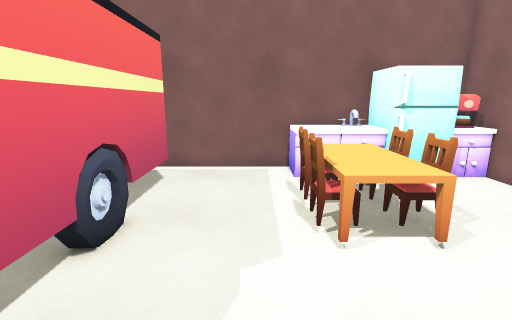
view 1 (above)

14 first-person views from a walk through a scene from a Unity 3-D project. The camera is 1.4 m above the floor, tilts 12° down and sees 85° across. The floor is counted in squares, 0.5 m on a side. Each view is taken from the middle of a square. On the plan, view 1 faces up. The plan holds only what a view shows up to about 19 squares ahead; the rest is blank. The place goes on beyond the plan. The player is left out.

view 2
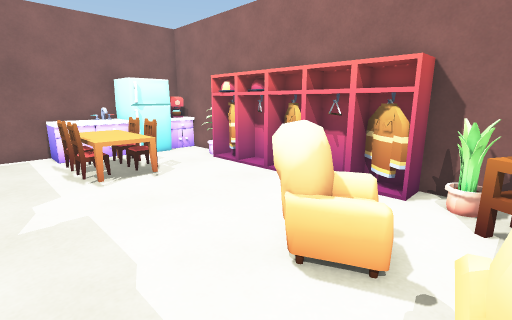

view 3
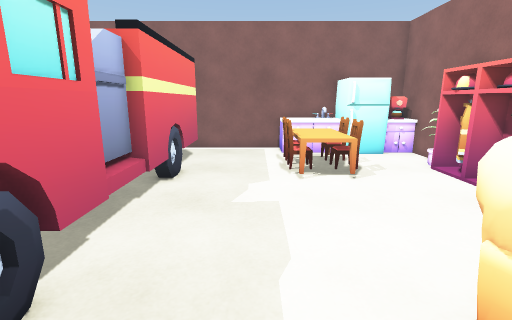

view 4
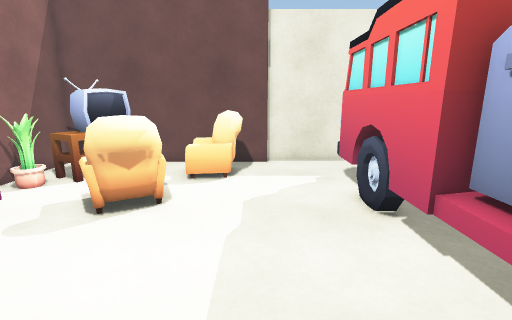

view 5
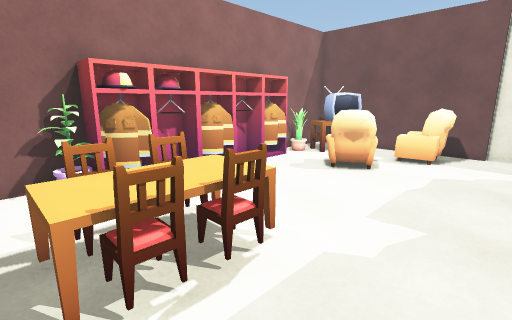

view 6
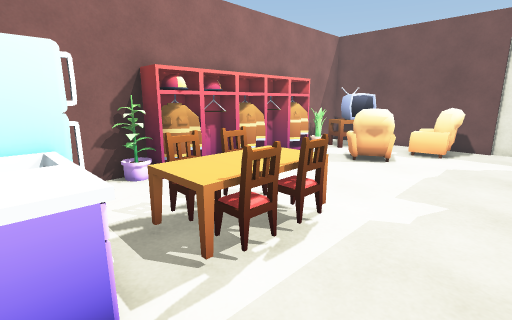

view 7
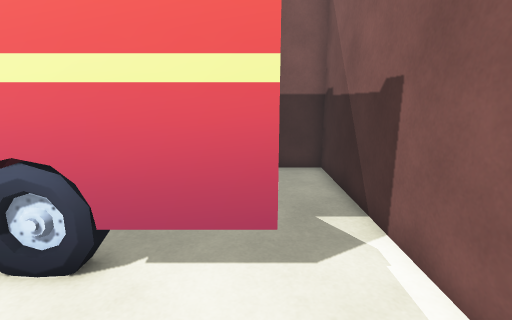

view 8
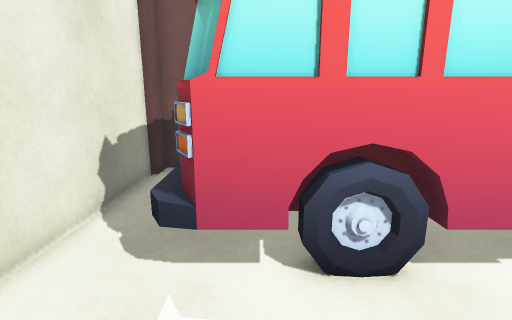

view 9
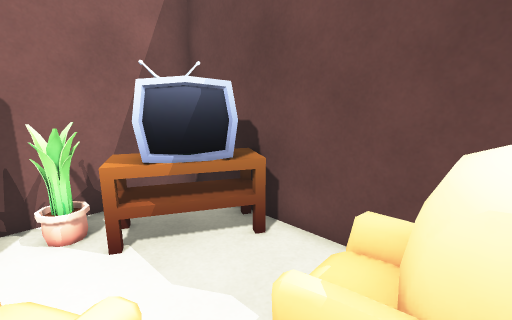

view 10
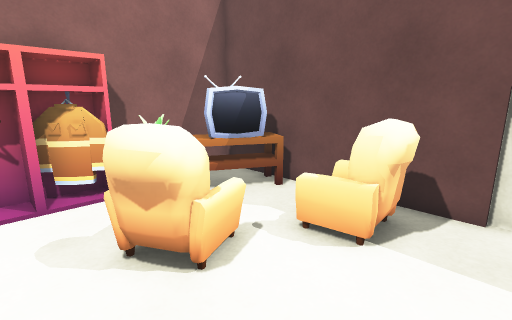

view 11
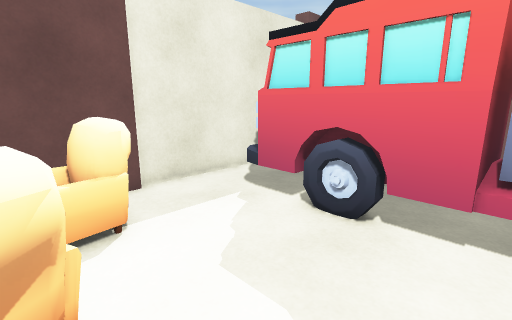

view 12
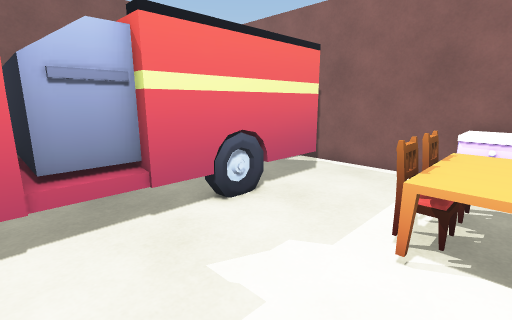

view 13
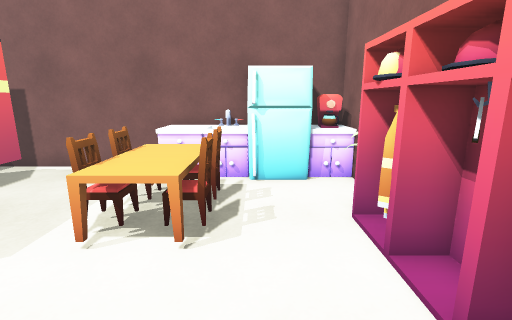

view 14
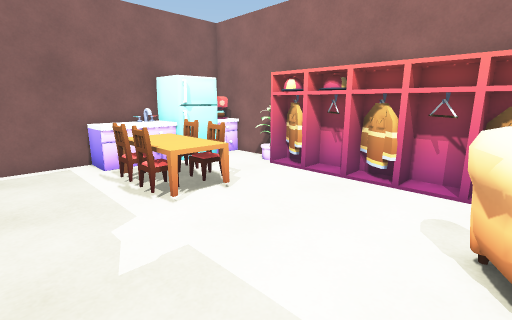

### Floor plan
Key: @ floor where view 1 was taken; # wall or solid block; . floor; = window, fence, low wall or low ledge; C counter; M machine; T truck; A table; H chair; L locker; P plant; R armchair; B TV; O other object.
Columns run from 11 left of view 1 to 9 right of it. Each row starts with its distance up from view 1.
 12 #####################
 11 #...........CCCCCOMM#
 10 #...........CCCCCOCM#
  9         T....AA.... #
  8         T...HAAH....#
  7         T...HAAH...##
  6        TT...HAAH..LP#
  5        TT....AAA..LL#
  4         T.........LL#
  3        TT.........LL#
  2        TT.........LL#
  1     TTTTT.........LL#
  0     TTTTT..@......LL#
 -1        TT.....RR..LL#
 -2        TT....RRRR.LL#
 -3        TT.....ROR.LL#
 -4         T.....R...P##
 -5        TT...RR...BB #
 -6       TTT...RR..BBB.#
 -7 #...........RR=.BB .#
 -8 #####################

Where each view was taken, in squares from view 1:
view 1: 0 up, 0 right, facing up
view 2: 5 down, 1 left, facing up-right
view 3: 5 down, 0 right, facing up
view 4: 5 up, 0 right, facing down
view 5: 9 up, 2 left, facing down-right
view 6: 11 up, 2 left, facing down-right
view 7: 9 up, 1 right, facing left
view 8: 4 down, 1 right, facing left
view 9: 3 down, 1 right, facing down-right
view 10: 0 up, 1 left, facing down-right
view 11: 1 up, 3 right, facing down-left
view 12: 0 up, 3 right, facing up-left
view 13: 0 up, 5 right, facing up
view 14: 2 down, 2 left, facing up-right
